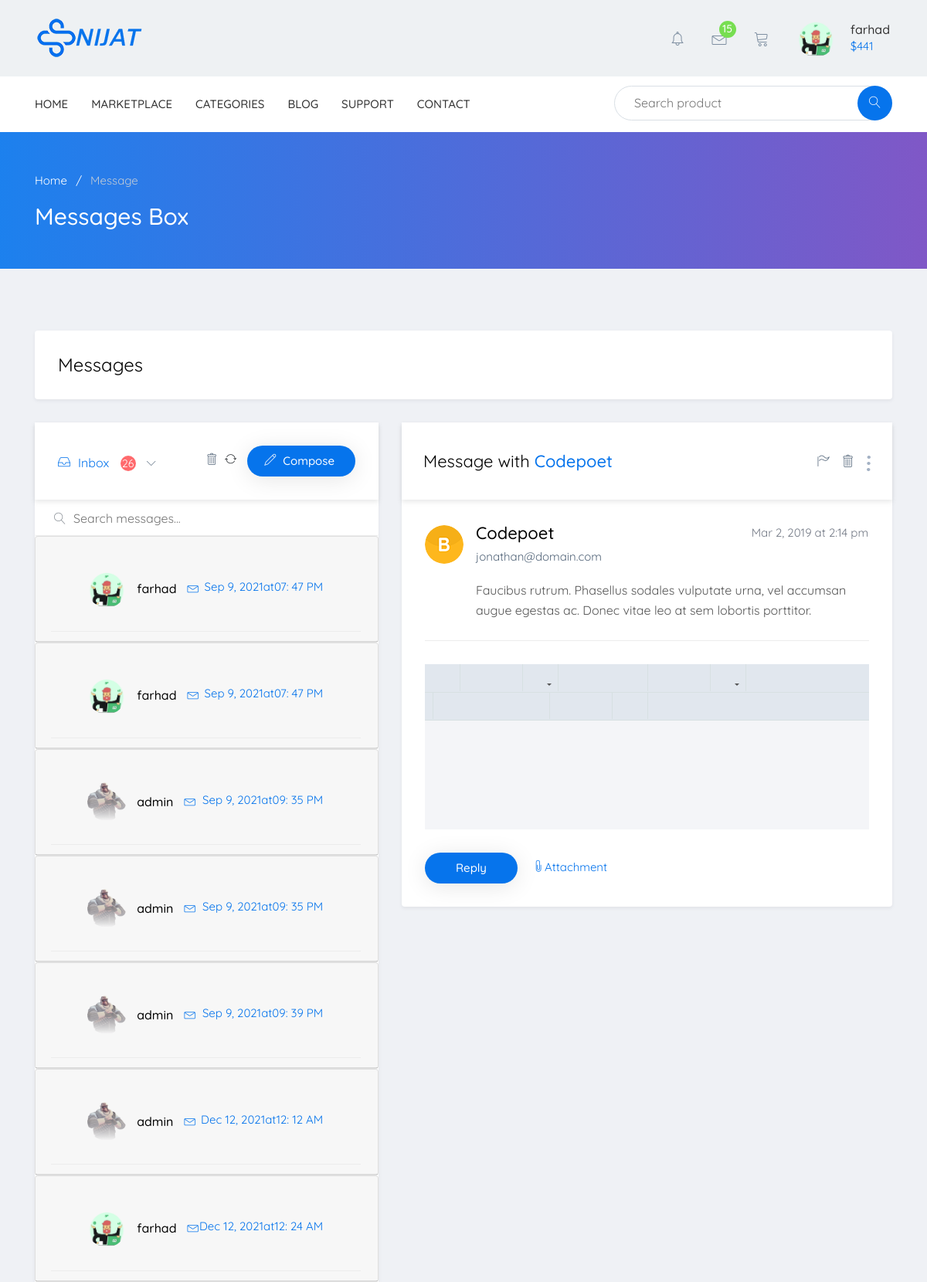
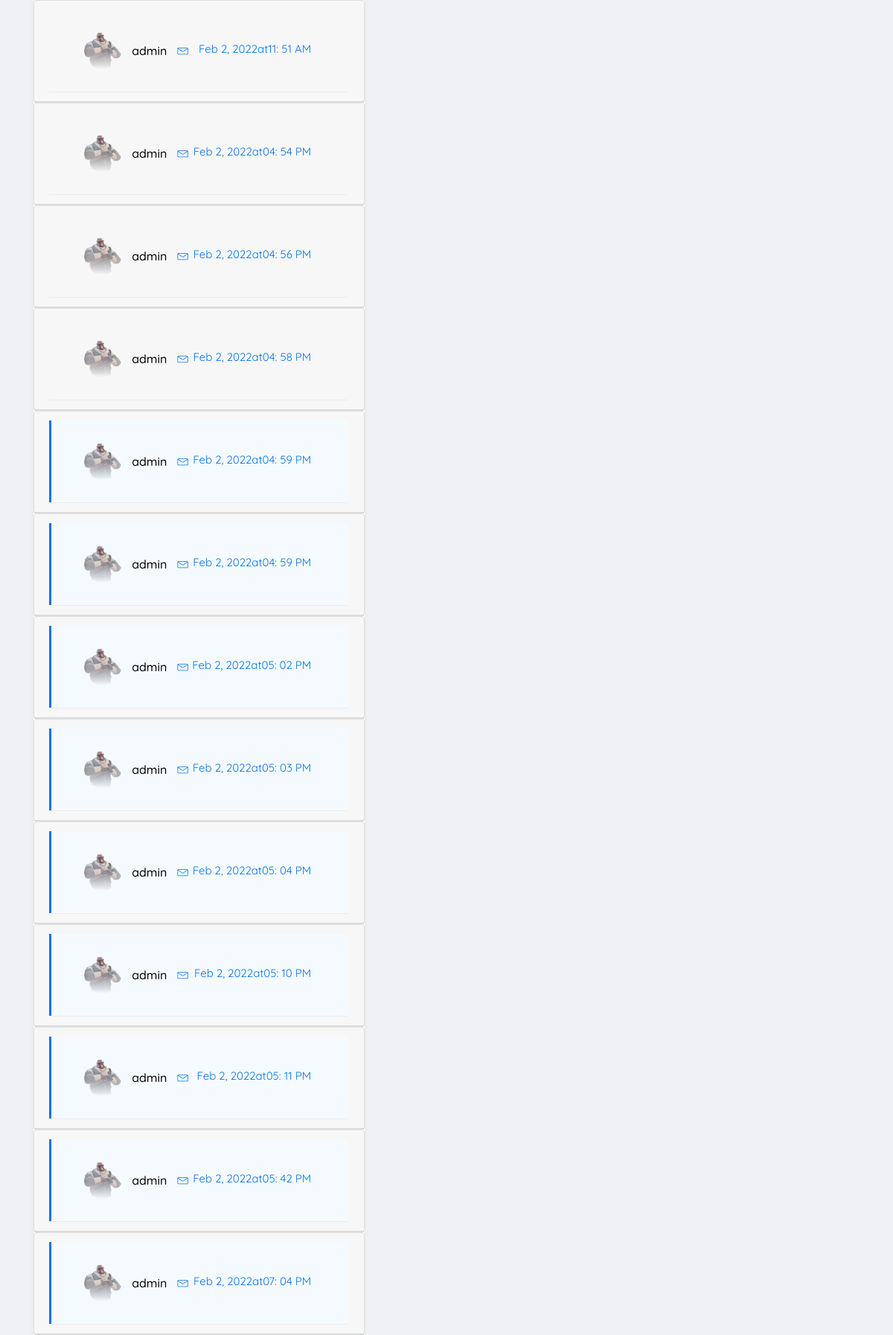
Page /message.php (signed in, upper part) on the committed database (2 pictures, top to bottom).
### tables this page shows
CREATE TABLE IF NOT EXISTS `members` (
  `mem_id` int(11) NOT NULL AUTO_INCREMENT,
  `mem_name` varchar(255) NOT NULL,
  `mem_user_name` varchar(255) NOT NULL,
  `mem_image` varchar(255) NOT NULL,
  `mem_email` varchar(255) NOT NULL,
  `mem_pass` varchar(255) NOT NULL,
  `created_at` varchar(255) NOT NULL,
  `acc_status` varchar(255) NOT NULL DEFAULT 'pending',
  PRIMARY KEY (`mem_id`)
);

CREATE TABLE IF NOT EXISTS `messages` (
  `msg_id` int(11) NOT NULL AUTO_INCREMENT,
  `msg_user_name` varchar(255) NOT NULL,
  `msg_user_email` varchar(255) NOT NULL,
  `msg_detail` varchar(1000) NOT NULL,
  `msg_date` varchar(255) NOT NULL,
  `msg_status` varchar(255) NOT NULL DEFAULT 'pendding',
  `msg_state` int(11) NOT NULL DEFAULT '0',
  `reciever` int(11) NOT NULL,
  PRIMARY KEY (`msg_id`)
);

### message.php (the view, shortened to what this page needs)
<?php require_once "header.php"; ?>
<?php
$conn = config();
?>
<section class="breadcrumb-area">
    <div class="container">
        <div class="row">
            <div class="col-md-12">
                <div class="breadcrumb">
                    <ul>
                        <li>
                            <a href="index.php">Home</a>
                        </li>
                        <li class="active">
                            <a href="#">Message</a>
                        </li>
                    </ul>
                </div>
                <h1 class="page-title">Messages Box</h1>
            </div>
        </div>
    </div>
</section>
<section class="message_area">
    <div class="container">
        <div class="row">
            <div class="col-md-12">
                <div class="content_title">
                    <h3>Messages</h3>
                </div>
            </div>
        </div>
        <div class="row">
            <div class="col-lg-5">
                <?php
                if (isset($_SESSION['member_id']) || isset($_SESSION['member_user'])) {
                    $user_id = $_SESSION['member_id'];
                } elseif (isset($_COOKIE['mem_user_id']) || isset($_COOKIE['mem_user_name'])) {
                    $user_id = $_COOKIE['mem_user_id'];
                    $user_name = $_COOKIE['mem_user_user'];
                } else {
                    $user_id = -1;
                    $user_name = -1;
                }
                $msg_sql = "SELECT * FROM messages WHERE reciever=:reciever";
                $stmt_msg = $conn->prepare($msg_sql);
                $stmt_msg->execute([
                    ':reciever' => $user_id
                ]);
                $count_msg = $stmt_msg->rowCount();
                ?>
                <div class="cardify messaging_sidebar">
                    <div class="messaging__header">
                        <div class="messaging_menu">
                            <a href="#" id="drop2" class="dropdown-toggle" data-toggle="dropdown" aria-haspopup="true" aria-expanded="true">
                                <span class="lnr lnr-inbox"></span>Inbox
                                <span class="msg"><?php echo $count_msg; ?></span>
                                <span class="lnr lnr-chevron-down"></span>
                            </a>
                        </div>
                        <div class="messaging_action">
                            <span class="lnr lnr-trash"></span>
                            <span class="lnr lnr-sync"></span>
                            <a href="message-compose.php" class="btn btn--round btn--sm">
                                <span class="lnr lnr-pencil"></span>
                                <span class="text">Compose</span>
                            </a>
                        </div>
                    </div>
                    <div class="messaging__contents">
                        <div class="message_search">
                            <input type="text" placeholder="Search messages...">
                            <span class="lnr lnr-magnifier"></span>
                        </div>
                        <?php
                        while ($rows_msg = $stmt_msg->fetch(PDO::FETCH_ASSOC)) {
                            $msg_id = $rows_msg['msg_id'];
                            $user = $rows_msg['msg_user_name'];
                            $date = $rows_msg['msg_date'];
                            $state = $rows_msg['msg_state'];
                        ?>
                            <?php
                            $sql_send = "SELECT * FROM members WHERE mem_user_name = :sender_mem_user";
                            $stmt_sender = $conn->prepare($sql_send);
                            $stmt_sender->execute([
                                ':sender_mem_user' => $user
                            ]);
                            $sender_rows = $stmt_sender->fetch(PDO::FETCH_ASSOC);
                            $send_image = $sender_rows['mem_image'];
                            ?>
                            <div id="accordion">
                                <div class="card">
                                    <div class="card-header">
                                        <a class="card-link " data-toggle="collapse" id="btn_viewed" href="#collapse<?php echo $msg_id; ?>">
                                            <div class="messages">
                                                <div class="message <?php echo $state == '0' ? 'active' : ''; ?>">
                                                    <div class="message__actions_avatar">
                                                        <div class="avatar">
                                                            <img src="admin/img/member_avatars/<?php echo $user; ?>/<?php echo $send_image;  ?>" alt="<?php echo $user; ?>">
                                                        </div>
                                                    </div>
                                                    <div class="message_data">
                                                        <div class="name_time">
                                                            <div class="name">
                                                                <p><?php echo $user; ?></p>
                                                                <span class="lnr lnr-envelope"></span>
                                                            </div>
                                                            <span class="time"><?php echo $date; ?></span>
                                                        </div>
                                                    </div>
                                                </div>
                                            </div>
                                        </a>
                                    </div>
                                </div>
                            </div>
                        <?php } ?>
                    </div>
                </div>
            </div>
            <div class="col-lg-7">
                <div class="chat_area cardify">
                    <div class="chat_area--title">
                        <h3>Message with
                            <span class="name">Codepoet</span>
                        </h3>
                        <div class="message_toolbar">
                            <a href="#">
                                <span class="lnr lnr-flag"></span>
                            </a>
                            <a href="#">
                                <span class="lnr lnr-trash"></span>
                            </a>
                            <a href="#" id="drop1" class="dropdown-trigger dropdown-toggle" data-toggle="dropdown" aria-haspopup="true" aria-expanded="true">
                                <img src="images/menu_icon.png" class="dropdown-trigger" alt="Menu icon">
                            </a>
                        </div>
                    </div>
                    <div class="chat_area--conversation">
                        <div class="conversation">
                            <div class="head">
                                <div class="chat_avatar">
                                    <img src="images/notification_head5.png" alt="Notification avatar">
                                </div>
                                <div class="name_time">
                                    <div>
                                        <h4>Codepoet</h4>
                                        <p>Mar 2, 2019 at 2:14 pm</p>
                                    </div>
                                    <span class="email">jonathan@domain.com</span>
                                </div>
                            </div>
                            <div class="body">
                                <p>Faucibus rutrum. Phasellus sodales vulputate urna, vel accumsan augue egestas ac.
                                    Donec
                                    vitae leo at sem lobortis porttitor.</p>
                            </div>
                        </div>
                    </div>
                    <div class="message_composer">
                        <div class="composer_field" id="trumbowyg-demo"></div>
                        <div class="btns">
                            <button class="btn send btn--sm btn--round">Reply</button>
                            <label for="att">
                                <span class="lnr lnr-paperclip"></span>Attachment</label>
                        </div>
                    </div>
                </div>
            </div>
        </div>
    </div>
</section>
<?php require_once "footer.php"; ?>

### module/member_auth.php (shortened to what this page needs)
<head>
    <link href="https://cdnjs.cloudflare.com/ajax/libs/font-awesome/5.13.0/css/all.min.css" rel="stylesheet">
</head>
<?php
if (isset($_SESSION['member_user']) || isset($_COOKIE['mem_user_id']) || isset($_COOKIE['mem_user_name'])) { ?>
    <?php
    if (isset($_SESSION['member_id']) || isset($_SESSION['member_user'])) {
        $mem_id = $_SESSION['member_id'];
    } elseif (isset($_COOKIE['mem_user_id']) || isset($_COOKIE['mem_user_name'])) {
        $mem_id = $_COOKIE['mem_user_id'];
        $user = $_COOKIE['mem_user_name'];
    } else {
        $mem_id = -1;
        $user = -1;
    }
    ?>
    <div class="author-area">
        <div class="author__notification_area">
            <ul>
                <li class="has_dropdown">
                    <div class="icon_wrap">
                        <a href="notification.php"><span class="lnr lnr-alarm"></span></a>
                    </div>
                </li>
                <li class="has_dropdown">
                    <?php
                    $conn = config();
                    $msg_notif = "SELECT * FROM messages WHERE msg_state=:state AND reciever = :reciever";
                    $stmt_notif = $conn->prepare($msg_notif);
                    $stmt_notif->execute([
                        ':state' => '0',
                        ':reciever' => $mem_id
                    ]);
                    $count_msg = $stmt_notif->rowCount();
                    ?>
                    <div class="icon_wrap">
                        <span class="lnr lnr-envelope"></span>
                        <?php echo $count_msg >= 1 ? "<span class='notification_count msg'> $count_msg</span>" : ""; ?>
                    </div>
                </li>
                <li class="has_dropdown">
                    <div class="icon_wrap">
                        <a href="cart.php"><span class="lnr lnr-cart"></span></a>
                    </div>
                </li>
            </ul>
        </div>
        <?php
        $conn = config();
        $data_mem = "SELECT * FROM members WHERE mem_id = :id";
        $stmt_mem = $conn->prepare($data_mem);
        $stmt_mem->execute([
            ':id' => $mem_id
        ]);
        $rows = $stmt_mem->fetch(PDO::FETCH_ASSOC);
        $image = $rows['mem_image'];
        $name = $rows['mem_user_name'];
        ?>
        <div class="author-author__info inline has_dropdown">
            <div class="author__avatar">
                <img class='rounded' width="50px" height="50px" src="admin/img/member_avatars/<?php echo $name ?>/<?php echo $image; ?>" alt="user avatar">
            </div>
            <div class="autor__info">
                <p class="name">
                    <?php if (isset($_SESSION['member_user'])) {
                        echo $_SESSION['member_user'];
                    } elseif (isset($_COOKIE['mem_user_id']) || isset($_COOKIE['mem_user_name'])) {
                        echo $dec_name = base64_decode($_COOKIE['mem_user_name']);
                    } ?>
                </p>
                <p class="ammount">$<?php echo rand(0, 500); ?></p>
            </div>
        </div>
    </div>
<?php } ?>

### rows in the picture
members: mem_user_name+mem_image (picture)
messages: msg_user_name.mem_image (picture), msg_user_name "farhad", msg_date "Sep 9, 2021at07: 47 PM"
messages: msg_user_name.mem_image (picture), msg_user_name "farhad", msg_date "Sep 9, 2021at07: 47 PM"
messages: msg_user_name.mem_image (picture), msg_user_name "admin", msg_date "Sep 9, 2021at09: 35 PM"
messages: msg_user_name.mem_image (picture), msg_user_name "admin", msg_date "Sep 9, 2021at09: 35 PM"
messages: msg_user_name.mem_image (picture), msg_user_name "admin", msg_date "Sep 9, 2021at09: 39 PM"
messages: msg_user_name.mem_image (picture), msg_user_name "admin", msg_date "Dec 12, 2021at12: 12 AM"
messages: msg_user_name.mem_image (picture), msg_user_name "farhad", msg_date "Dec 12, 2021at12: 24 AM"
messages: msg_user_name.mem_image (picture), msg_user_name "admin", msg_date "Feb 2, 2022at11: 51 AM"
messages: msg_user_name.mem_image (picture), msg_user_name "admin", msg_date "Feb 2, 2022at04: 54 PM"
messages: msg_user_name.mem_image (picture), msg_user_name "admin", msg_date "Feb 2, 2022at04: 56 PM"
messages: msg_user_name.mem_image (picture), msg_user_name "admin", msg_date "Feb 2, 2022at04: 58 PM"
messages: msg_user_name.mem_image (picture), msg_user_name "admin", msg_date "Feb 2, 2022at04: 59 PM"
messages: msg_user_name.mem_image (picture), msg_user_name "admin", msg_date "Feb 2, 2022at04: 59 PM"
messages: msg_user_name.mem_image (picture), msg_user_name "admin", msg_date "Feb 2, 2022at05: 02 PM"
messages: msg_user_name.mem_image (picture), msg_user_name "admin", msg_date "Feb 2, 2022at05: 03 PM"
messages: msg_user_name.mem_image (picture), msg_user_name "admin", msg_date "Feb 2, 2022at05: 04 PM"
messages: msg_user_name.mem_image (picture), msg_user_name "admin", msg_date "Feb 2, 2022at05: 10 PM"
messages: msg_user_name.mem_image (picture), msg_user_name "admin", msg_date "Feb 2, 2022at05: 11 PM"
messages: msg_user_name.mem_image (picture), msg_user_name "admin", msg_date "Feb 2, 2022at05: 42 PM"
messages: msg_user_name.mem_image (picture), msg_user_name "admin", msg_date "Feb 2, 2022at07: 04 PM"

### other values in the picture
$count_msg "15"
$_SESSION['member_user'] "farhad"
$count_msg "26"
